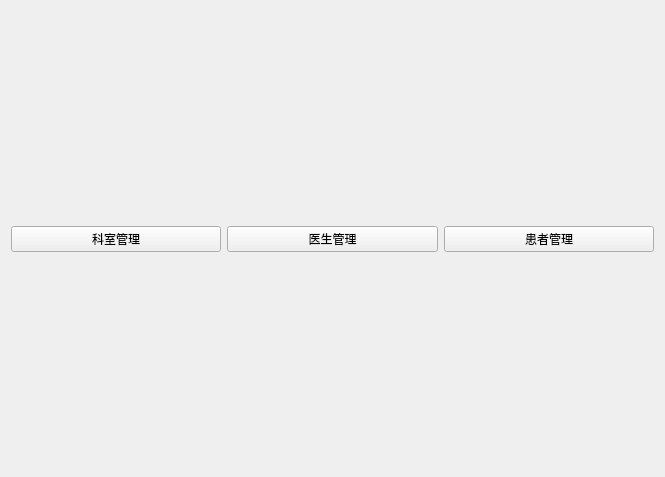
<?xml version="1.0" encoding="UTF-8"?>
<ui version="4.0">
 <class>WelcomeView</class>
 <widget class="QWidget" name="WelcomeView">
  <property name="geometry">
   <rect>
    <x>0</x>
    <y>0</y>
    <width>665</width>
    <height>477</height>
   </rect>
  </property>
  <property name="windowTitle">
   <string>欢迎</string>
  </property>
  <layout class="QVBoxLayout" name="verticalLayout">
   <item>
    <spacer name="verticalSpacer">
     <property name="orientation">
      <enum>Qt::Vertical</enum>
     </property>
     <property name="sizeHint" stdset="0">
      <size>
       <width>20</width>
       <height>204</height>
      </size>
     </property>
    </spacer>
   </item>
   <item>
    <layout class="QHBoxLayout" name="horizontalLayout">
     <item>
      <widget class="QPushButton" name="btDepartment">
       <property name="text">
        <string>科室管理</string>
       </property>
      </widget>
     </item>
     <item>
      <widget class="QPushButton" name="btDoctor">
       <property name="text">
        <string>医生管理</string>
       </property>
      </widget>
     </item>
     <item>
      <widget class="QPushButton" name="btPatient">
       <property name="text">
        <string>患者管理</string>
       </property>
      </widget>
     </item>
    </layout>
   </item>
   <item>
    <spacer name="verticalSpacer_2">
     <property name="orientation">
      <enum>Qt::Vertical</enum>
     </property>
     <property name="sizeHint" stdset="0">
      <size>
       <width>20</width>
       <height>204</height>
      </size>
     </property>
    </spacer>
   </item>
  </layout>
 </widget>
 <resources/>
 <connections/>
</ui>
